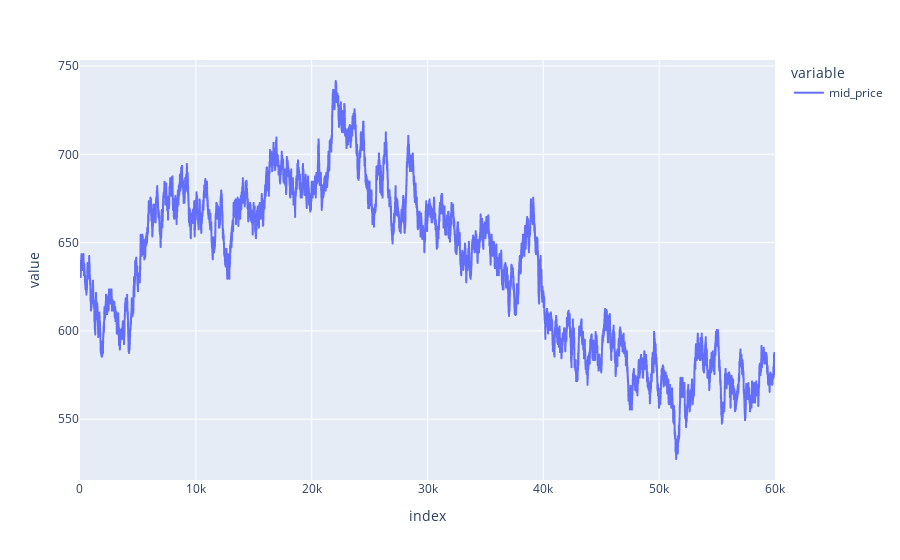

This figure's notebook cell:
### Code cell
prices[prices['product'] == 'COCONUT_COUPON'].plot(y=['mid_price'])

### Figure 1 — Plotly figure (JSON) as saved in the notebook; plotly's stock layout.template omitted (floating-point values rounded to 4 significant figures; data arrays with more than 128 entries replaced by an {"elided": "..."} marker saying what was removed)
{"data": [{"hovertemplate": "variable=mid_price<br>index=%{x}<br>value=%{y}<extra></extra>", "legendgroup": "mid_price", "line": {"color": "#636efa", "dash": "solid"}, "marker": {"symbol": "circle"}, "mode": "lines", "name": "mid_price", "showlegend": true, "x": {"elided": "30000 int values"}, "xaxis": "x", "y": {"elided": "30000 float values"}, "yaxis": "y", "type": "scattergl"}], "layout": {"xaxis": {"anchor": "y", "domain": [0.0, 1.0], "title": {"text": "index"}}, "yaxis": {"anchor": "x", "domain": [0.0, 1.0], "title": {"text": "value"}}, "legend": {"title": {"text": "variable"}, "tracegroupgap": 0}, "margin": {"t": 60}}}
